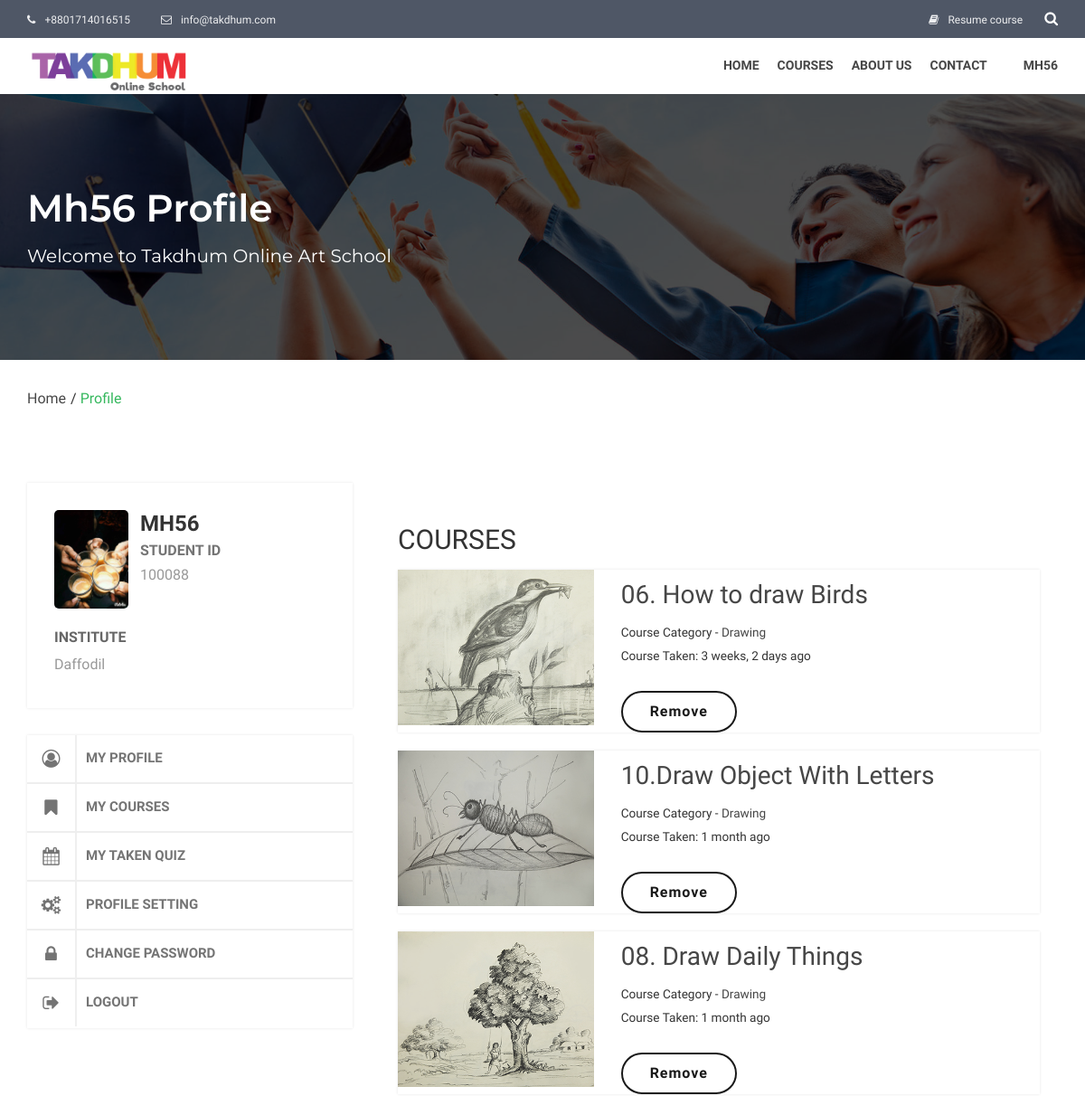
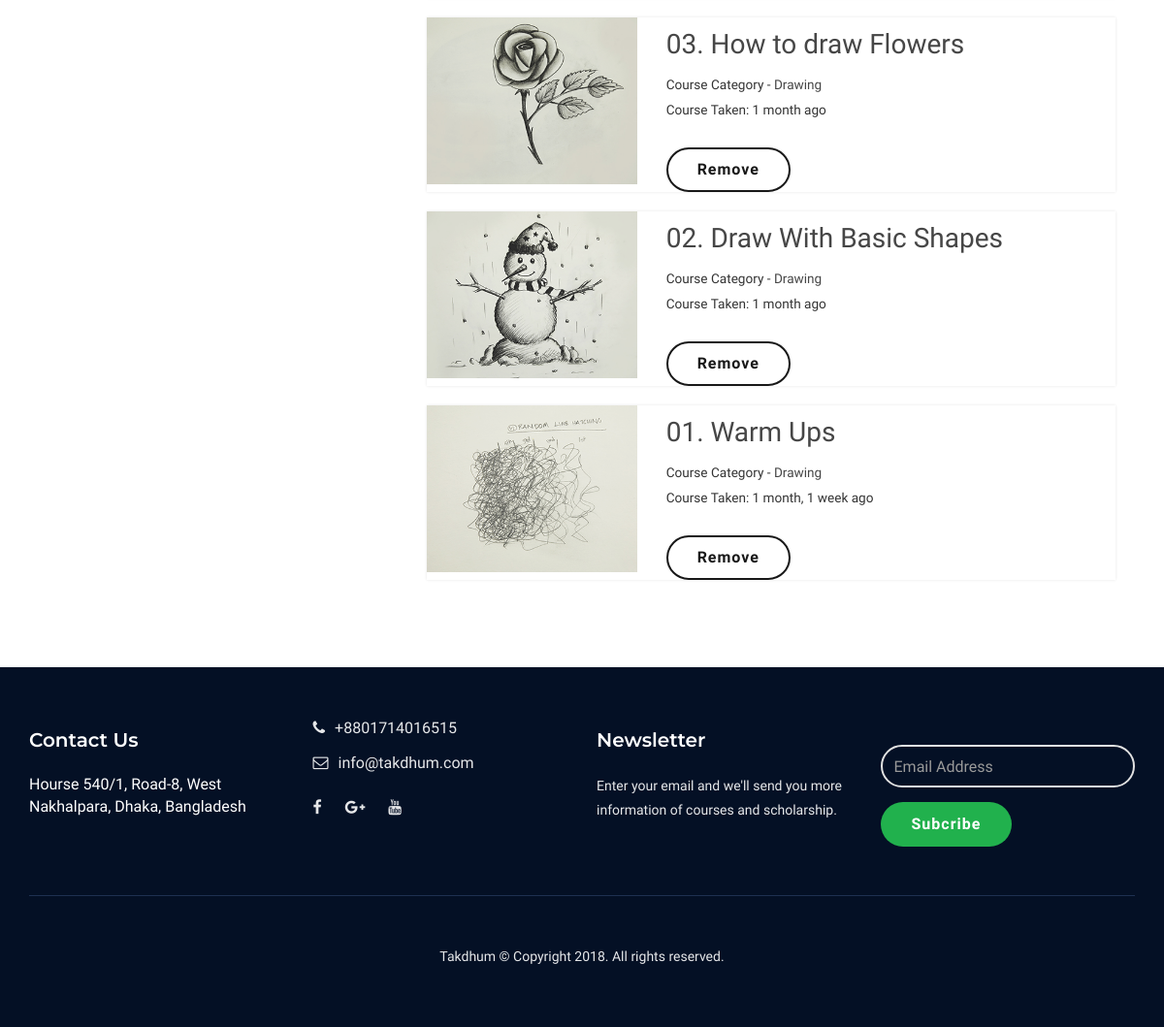
The page /mh56/my-course/ (signed in) on the database its author committed (2 pictures, top to bottom).
### web/models.py (models this page shows, shortened)
class Basic_info(models.Model):
    name = models.CharField(max_length=100)
    slogan = models.CharField(max_length=200)
    logo = models.ImageField(upload_to='About us')
    phone_1 = models.CharField(max_length=15)
    phone_2 = models.CharField(max_length=15, null=True, blank=True)
    email = models.EmailField()
    office_address = models.TextField()
    promo_video = models.URLField(blank=True, null=True)
    google_map_link = models.URLField(null=True, blank=True)
    facebook_link = models.URLField(null=True, blank=True)
    google_plus_link = models.URLField(null=True, blank=True)
    youtube_link = models.URLField(null=True, blank=True)

class Profile(models.Model):
    user = models.OneToOneField(User, on_delete=models.CASCADE)
    slug = models.SlugField()
    profile_picture = models.ImageField(upload_to='Profile_picture/', null=True, blank=True)
    father_name = models.CharField(max_length=255, blank=True, null=True)
    mother_name = models.CharField(max_length=255, blank=True, null=True)
    phone_number = models.IntegerField(blank=True, null=True)
    address = models.TextField(blank=True, null=True)
    institute = models.CharField(max_length=255, blank=True, null=True)
    facebook = models.CharField(max_length=255, blank=True, null=True)
    twitter = models.CharField(max_length=255, blank=True, null=True)
    youtube = models.CharField(max_length=255, blank=True, null=True)
    linkedin = models.CharField(max_length=255, blank=True, null=True)

class TakenCourse(models.Model):
    user = models.ForeignKey(User, on_delete=models.CASCADE, related_name='taken_courses')
    taken_course_title = models.CharField(max_length=255, null=True)
    taken_course_url = models.CharField(max_length=255, null=True)
    taken_course_image = models.ImageField(upload_to='User/TakenCourses', null=True)
    taken_course_category = models.CharField(max_length=255, null=True)
    taken_category_url = models.CharField(max_length=255, null=True)
    view = models.PositiveIntegerField(blank=True, null=True)
    taken_time = models.DateTimeField(auto_now=True)
    last_visited = models.DateTimeField()
    class Meta:
        unique_together = (('user', 'taken_course_url'),)

### web/views.py (the view)
# urls.py: path('<user>/my-course/', views.my_course, name='my_course'),
def my_course(request, user=None):
    if request.user.is_authenticated:
        basic_info = Basic_info.objects.first()
        categories = CourseCategory.objects.all()
        login_user = get_object_or_404(User, username=user)
        user_course_list = TakenCourse.objects.filter(user=login_user.id)
        watch = user_course_list.filter(watch_video__user=login_user.id)
        print(watch)
        user_profile = get_object_or_404(Profile, user=login_user.id)
        context = {
            'info': basic_info,
            'categories': categories,
            'title': login_user.username + ' course list',
            'user_course_list': user_course_list.order_by('-taken_time'),
        }
        return render(request, 'takdhum/profile/my_course.html', context)

### web/templates/takdhum/profile/my_course.html (shortened to what this page needs)
{% extends 'takdhum/profile/base_profile.html' %}
{% block profile_info %}
    <div class="uv-student-courses-overview">
        <h3>COURSES</h3>
        <ul>
            {% if user_course_list %}
                {% for course_list in user_course_list %}
                    <li>
                        <div class="row">
                            <div class="col-sm-4">
                                <a href="{% url 'single_course' category=course_list.taken_category_url course=course_list.taken_course_url %}">
                                    <div class="course-feature-img">
                                        <img src="{{ course_list.taken_course_image.url }}" alt=""
                                             class="img-responsive">
                                    </div>
                                </a>
                            </div>
                            <div class="col-sm-8">
                                <div class="uv-std-course-info">
                                    <a href="{% url 'single_course' category=course_list.taken_category_url course=course_list.taken_course_url %}">
                                        <h4>{{ course_list.taken_course_title }}</h4></a>
                                    <span><small>Course Category - <a
                                            href="{% url 'single_category' category=course_list.taken_category_url %}"> {{ course_list.taken_course_category }}</a></small></span>
                                    <br/><span><small>Course Taken: {{ course_list.taken_time|timesince }} ago</small></span>
                                    <br/><br/><a href="{% url 'delete_course' user=request.user pk=course_list.pk %}" class="btn btn-danger view-full-event"> Remove</a>
                                </div>
                            </div>
                        </div>
                    </li>
                {% endfor %}
            {% else %}
                <h4>OOh! You don't take any course yet.</h4>
                <h4>Take a course now <a href="{% url 'all_course' %}" class="btn btn-base view-full-event"> View
                    Course</a></h4>
            {% endif %}
        </ul>
    </div>
{% endblock %}

### web/templates/takdhum/profile/base_profile.html (shortened to what this page needs)
{% extends 'takdhum/html/base.html' %}
{% load staticfiles %}
{% block body %}
    <section class="uv-subpage-heading image-bg"
             style="background-image: url({% static 'takdhum/assets/images/sub-banner.jpg' %});">
        <div class="overlay">
            <div class="container">
                <div class="row">
                    <div class="uv-subhead-content col-xs-12">
                        <h2>{{ user.username|title }} Profile </h2>
                        <span>Welcome to Takdhum Online Art School</span>
                    </div>
                </div>
            </div>
        </div>
    </section>
    <div class="uv-pagination">
        <div class="container">
            <ul>
                <li class="active"><a href="{% url 'index' %}">Home</a></li>
                <li><a href="{% url 'user_profile' user.username %}">Profile</a></li>
            </ul>
        </div>
    </div>
    <section class="uv-profile">
        <div class="container">
            <div class="row section-separator">
                <div class="col-sm-4 uv-sidebar uv-student-profile-sidebar">
                    <div class="uv-widget">
                        <div class="uv-student-avatar">
                            <figure>
                                {% if user.profile.profile_picture %}
                                    <img src="{{ user.profile.profile_picture.url }}" alt="">
                                {% endif %}
                            </figure>
                        </div>
                        <div class="uv-student-info">
                            <h5>{{ user.username }}</h5>
                            <p>STUDENT ID</p>
                            <label>1000{{ user.pk }}</label>
                        </div>
                        <div class="uv-student-infor-inner">
                            <h6>Institute</h6>
                            <span>{{ user.profile.institute }}</span>
                        </div>
                    </div>
                    <div class="uv-widget no-side-padding">
                        <div class="uv-student-nav">
                            <ul>
                                <li class="active"><a href="{% url 'user_profile' username=request.user %}"><i
                                        class="fa fa-user-circle-o gt-color"></i>My Profile</a></li>
                                <li><a href="{% url 'my_course' user=request.user %}"><i class="fa fa-bookmark"></i>My
                                    Courses</a></li>
                                <li><a href="{% url 'student-answer' username=request.user %}"><i class="fa fa-calendar"></i>My taken quiz</a></li>
                                <li><a href="{% url 'update_profile' %}"><i class="fa fa-gears"></i>Profile Setting</a>
                                </li>
                                <li><a href="{% url 'password_change' %}"><i class="fa fa-lock"></i>Change password</a>
                                </li>
                                <li><a href="{% url 'logout' %}"><i class="fa fa-sign-out"></i>Logout</a></li>
                            </ul>
                        </div>
                    </div>
                </div>
                <div class="col-sm-8">
                    <div class="uv-sudent-profile-info">
                        {% block profile_info %}
                        {% endblock %}
                    </div>
                </div>
            </div>
        </div>
    </section>
{% endblock %}

### web/templates/takdhum/html/header.html (shortened to what this page needs)
{% load staticfiles %}
<header class="xt-header">
    <div class="xt-header-top">
        <div class="container">
            <div class="row">
                <div class="col-sm-6 uv-header-contact">
                    {% if info.phone_1 %}
                        <a href="#"> <i class="fa fa-phone"></i>{{ info.phone_1 }}</a>
                    {% else %}
                        <a href="#"> <i class="fa fa-phone"></i>+8801714016515</a>
                    {% endif %}
                    {% if info.email %}
                        <a href="#"> <i class="fa fa-envelope-o"></i>{{ info.email }}</a>
                    {% else %}
                        <a href="#"> <i class="fa fa-envelope-o"></i>info@takdhum.com</a>
                    {% endif %}
                </div>
                <div class="col-sm-6 uv-header-user">
                    {% if not request.user.is_authenticated %}
                        <a href="{% url 'get_login' %}"><i class="fa fa-lock"></i>login/register</a>
                    {% else %}
                        <a href="{% url 'my_course' user=request.user %}"><i class="fa fa-book"></i>Resume course</a>
                    {% endif %}
                    <div class="xt-header-search">
                        <div id="besocial-header-right" class="">
                            <i class="fa fa-search"></i>
                        </div>
                    </div>
                </div>
            </div>
        </div>
    </div>
    <div class="xt-main-nav">
        <nav class="navbar nav-scroll home-1">
            <div class="container">
                <div class="row">
                    <div class="col-sm-4">
                        <div class="uv-logo">
                            {% if info.logo.url %}
                                <a href="{% url 'index' %}">
                                    <img src="{{ info.logo.url }}" alt="" class="img-responsive">
                                </a>
                            {% else %}
                                <a href="{% url 'index' %}">
                                    <img src="{% static 'takdhum/assets/images/univ-logo.png' %}" alt=""
                                         class="img-responsive">
                                </a>
                            {% endif %}
                        </div>
                    </div>
                    <div class="col-sm-8 pull-right">
                        <div class="collapse navbar-collapse" id="js-navbar-menu">
                            <ul class="nav navbar-nav ep-mobile-menu" id="navbar-nav">
                                <li><a href="{% url 'index' %}">Home</a></li>
                                <li class="dropdown xt-drop-nav">
                                    {% if categories %}
                                        <a href="#" class="dropdown-toggle" data-toggle="dropdown" data-hover="dropdown"
                                           data-animations="fadeInDown fadeInDown fadeInDown">
                                            Courses
                                        </a>
                                    {% else %}
                                        <li><a href="{% url 'all_course' %}">Courses</a></li>
                                    {% endif %}
                                </li>
                                <li><a href="{% url 'about_page' %}">About Us</a></li>
                                <li><a href="{% url 'contact_page' %}">Contact</a></li>
                                {% if request.user.is_authenticated %}
                                    <li><a href="#"></a></li>
                                    <li class="dropdown xt-drop-nav">
                                        <a href="#" class="dropdown-toggle" data-toggle="dropdown" data-hover="dropdown"
                                           data-animations="fadeInDown fadeInDown fadeInDown">
                                            {{ request.user }}
                                        </a>
                                    </li>
                                {% endif %}
                            </ul>
                        </div>
                    </div>
                </div>
            </div>
        </nav>
    </div>
</header>

### web/templates/takdhum/html/footer.html (shortened to what this page needs)
{% load staticfiles %}
<footer class="uv-footer footer-bg section-separator">
    <div class="container">
        <div class="row">
            <div class="col-md-3 col-sm-6 wow fadeInUp" data-wow-delay="0.2s">
                <div class="footer-item">
                    <h6>Contact Us</h6>
                    {% if info.office_address %}
                        <address>{{ info.office_address }}</address>
                    {% else %}
                        <address>Hourse 540/1, Road-8, West Nakhalpara, Dhaka, Bangladesh</address>
                    {% endif %}
                </div>
            </div>
            <div class="col-md-3 col-sm-6 wow fadeInUp" data-wow-delay="0.4s">
                <div class="footer-item uv-program">
                    <ul>
                        {% if info.phone_1 %}
                            <li><a href="#"><i class="fa fa-phone"></i>{{ info.phone_1 }}</a></li>
                            <li><a href="#"><i class="fa fa-envelope-o"></i>{{ info.email }}</a></li>
                        {% else %}
                            <li><a href="#"><i class="fa fa-phone"></i>+8801714016515</a></li>
                            <li><a href="#"><i class="fa fa-envelope-o"></i>info@takdhum.com</a></li>
                        {% endif %}
                    </ul>
                    <ul class="social">
                        <li><a href="{{ info.facebook_link }}" target="_blank"><i class="fa fa-facebook"></i></a></li>
                        <li><a href="{{ info.google_plus_link }}" target="_blank"><i class="fa fa-google-plus"></i></a>
                        </li>
                        <li><a href="{{ info.youtube_link }}" target="_blank"><i class="fa fa-youtube"></i></a></li>
                    </ul>
                </div>
            </div>
            <div class="col-md-3 col-sm-6 wow fadeInUp" data-wow-delay="0.6s">
                <div class="footer-item">
                    <h6>Newsletter</h6>
                    <p>Enter your email and we'll send you more information of courses and scholarship.</p>
                </div>
            </div>
            <div class="col-md-3 col-sm-6 wow fadeInUp" data-wow-delay="0.8s">
                <div class="footer-item">
                    <form class="uv-form footer-form" method="post" action="{% url 'subcriber' %}">
                        <div class="form-group relative">
                            <div class="relative">
                                <input type="text" class="form-control" name="subcriber_email" id="id_subcriber_email"
                                       placeholder="Email Address" required>
                            </div>
                        </div>
                        <div class="footer-subs-btn">
                            <button type="submit" class="btn btn-base" value="subscribe">Subcribe</button>
                        </div>
                    </form>
                </div>
            </div>
        </div>
        <hr class="f-hr">
        <div class="row">
            <div class="uv-copyright center wow fadeInUp" data-wow-delay="0.5s">
                <p>Takdhum © Copyright 2018. All rights reserved.
                </p>
            </div>
        </div>
    </div>
</footer>

### rows shown on the page
Basic_info: phone_1 "+8801714016515", email "info@takdhum.com", logo (picture), office_address "Hourse 540/1, Road-8, West Nakhalpara, Dhaka, Bangladesh"
TakenCourse: taken_course_image (picture), taken_course_title "06. How to draw Birds", taken_course_category "Drawing", taken_time "3 weeks, 2 days"
TakenCourse: taken_course_image (picture), taken_course_title "10.Draw Object With Letters", taken_course_category "Drawing", taken_time "1 month"
TakenCourse: taken_course_image (picture), taken_course_title "08. Draw Daily Things", taken_course_category "Drawing", taken_time "1 month"
TakenCourse: taken_course_image (picture), taken_course_title "03. How to draw Flowers", taken_course_category "Drawing", taken_time "1 month"
TakenCourse: taken_course_image (picture), taken_course_title "02. Draw With Basic Shapes", taken_course_category "Drawing", taken_time "1 month"
TakenCourse: taken_course_image (picture), taken_course_title "01. Warm Ups", taken_course_category "Drawing", taken_time "1 month, 1 week"

### other values the page prints
{{ request.user }} "MH56"
{{ user.username|title }} "Mh56"
{{ user.username }} "MH56"
{{ user.pk }} "88"
{{ user.profile.institute }} "Daffodil"
